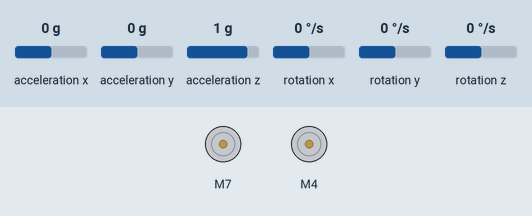
Simulated run of this program. Board: Arduino Uno, built with avr-gcc and run on an emulated ATmega328P. Shown: 2 × DC motor (green arrow = forward, orange = backward, longer = faster). The test bench sets the inputs (shaded band); at power-on: rotation z 0 °/s, acceleration x 0 g, acceleration y 0 g, acceleration z 1 g, rotation x 0 °/s, rotation y 0 °/s. What the program prints to the serial monitor is not drawn.

Above: at 1.2 s.
1.3 s: rotation z set to -100 °/s
At 1.45 s:
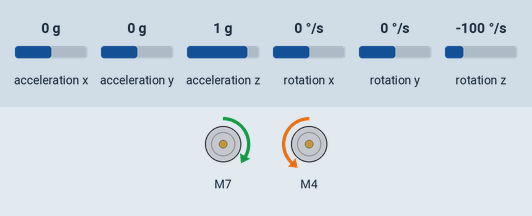
At 4.2 s:
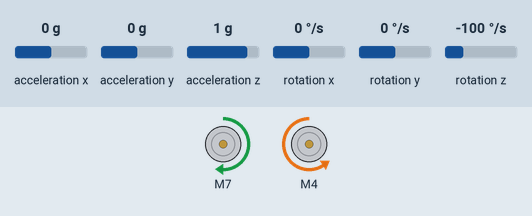
4.3 s: rotation z set to 192 °/s
7.3 s: rotation z set to -192 °/s
10.3 s: rotation z set to 7 °/s
13.3 s: rotation z set to 100 °/s
16.3 s: rotation z set to 0 °/s
At 16.3 s:
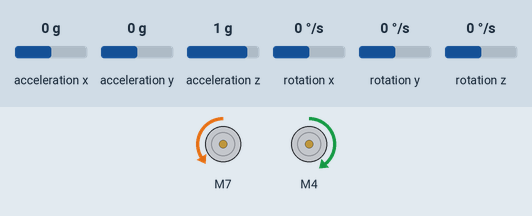
Timing chart, 0 to 18.8 s (numbered marks = the images above; inputs shaded):
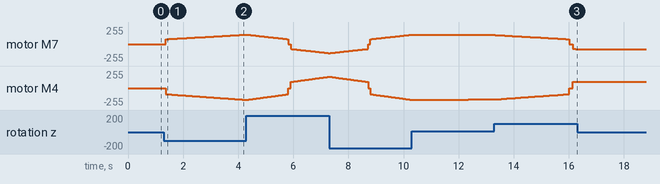

The program:

main.cpp
```cpp
#include <Arduino.h>
#include <GyverMotor.h>
#include <MPU6050.h>
#include <Wire.h>

#define Mot1 7
#define Mot2 8
#define Mot3 9

#define Mot4 4
#define Mot5 5
#define Mot6 6

#define MinSpeed 90
#define MaxSpeed 255

#define k_p 0.3

MPU6050 mpu;

float volatile yaw = 0;

unsigned long timer = 0;
float timeStep = 0.1;

float coef[2] = {1.0, 0.8};


GMotor motor1(DRIVER3WIRE, Mot1, Mot2, Mot3, LOW);
GMotor motor2(DRIVER3WIRE, Mot4, Mot5, Mot6, LOW);

void turn(int degrees){
  int point = yaw + degrees;
  int err = point - yaw;
  int speed = 0;


  // motor1.setSpeed((speed + pid)*(err/abs(err))*coef[1]);
  // motor2.setSpeed(-(speed + pid)*(err/abs(err))*coef[0]);

  while (abs(err) > 5.0)
  {
    err = point - yaw;
    speed = constrain(k_p*abs(err), 0, MaxSpeed-MinSpeed);
    motor1.setSpeed((MinSpeed + speed)*(err/abs(err))*coef[1]);
    motor2.setSpeed(-(MinSpeed + speed)*(err/abs(err))*coef[0]);
    // Serial.print(" Yaw = ");
    // Serial.print(yaw);
    // Serial.print(" Error = ");
    // Serial.print(err);
    // Serial.print(" Point = ");
    // Serial.print(point);

    Serial.print(" Speed = ");
    Serial.print(speed);


    Serial.println();
    Vector norm = mpu.readNormalizeGyro();
    yaw = yaw + norm.ZAxis * (millis()-timer)/1000;
    // delay((timeStep*1000) - (millis() - timer));
    timer = millis();
  }

  motor1.setSpeed(0);
  motor2.setSpeed(0);

}

void dash(){
    motor1.setSpeed((MinSpeed + 50)*coef[1]);
    motor2.setSpeed(-(MinSpeed + 50)*coef[0]);
    delay(20);
    motor1.setSpeed(-(MinSpeed + 50)*coef[1]);
    motor2.setSpeed((MinSpeed + 50)*coef[0]);
    delay(20);
    motor1.setSpeed(0);
    motor2.setSpeed(0);
}

void keep(){
    int point = yaw;
    int err = 0;
    int speed = 0;
    while (true)
    {
        err = point - yaw;
        speed = constrain(k_p*abs(err), 0, MaxSpeed-MinSpeed);
        if (abs(err) > 5.0)
        {
            // dash();
            motor1.setSpeed((MinSpeed + speed)*(err/abs(err))*coef[1]);
            motor2.setSpeed(-(MinSpeed + speed)*(err/abs(err))*coef[0]);
        }
        else{
            motor1.setSpeed(0);
            motor2.setSpeed(0);
        }

        Vector norm = mpu.readNormalizeGyro();
        yaw = yaw + norm.ZAxis * (millis()-timer)/1000;
        timer = millis();
    }

}

void setup() {
  Serial.begin(115200);
  motor1.setMode(AUTO);
  motor2.setMode(AUTO);

  mpu.begin(MPU6050_SCALE_2000DPS, MPU6050_RANGE_2G);
  mpu.calibrateGyro();
  mpu.setThreshold(3);
}

int x = 1;
void loop() {
  Serial.println("Start");
  keep();
  delay(100000000);
}
```

Measured:
- after the input at 1.3 s, motor M7: moves from stopped to forward 141/255 over 2.9 s, starting after 0.07 s; motor M4: moves from stopped to backward 177/255 over 2.9 s, starting after 0.07 s
- after the input at 16.3 s, motor M7: stays backward 76/255 (without the input it goes to backward 78/255 after 0.05 s); motor M4: stays forward 96/255 (without the input it goes to forward 98/255 after 0.05 s)
